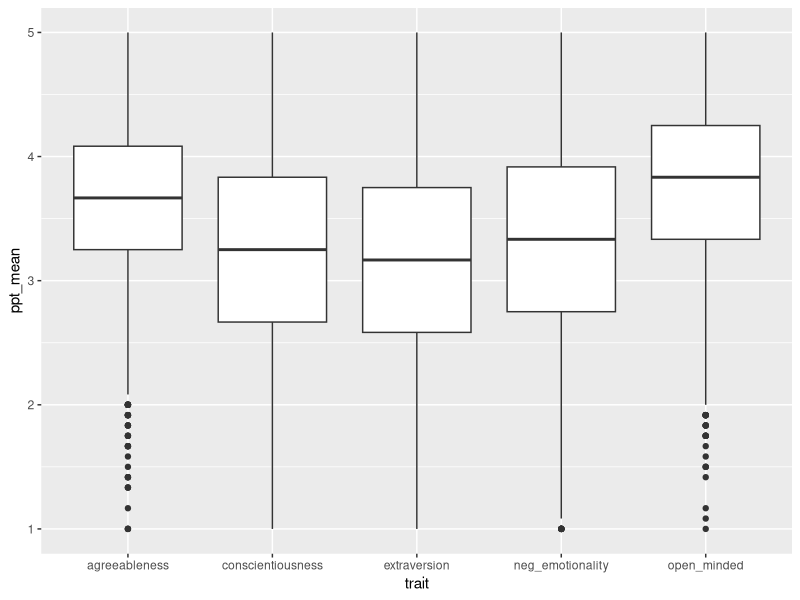
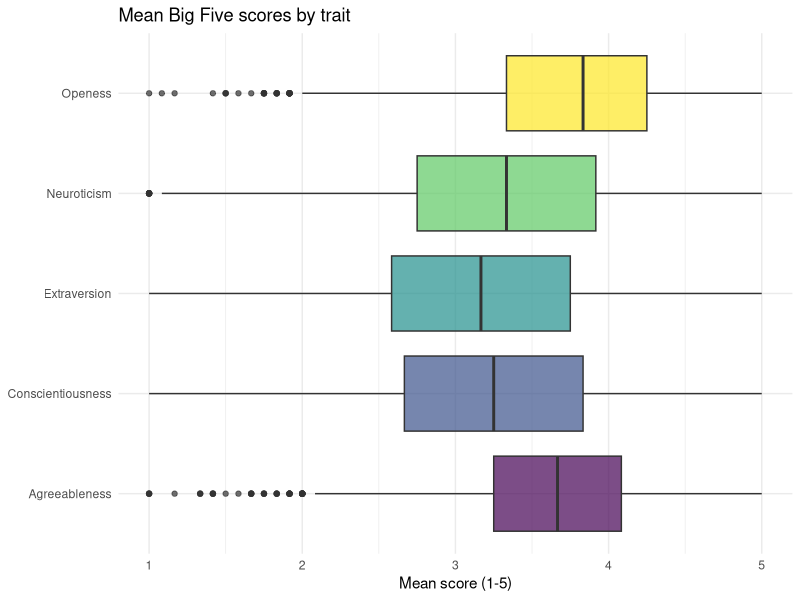
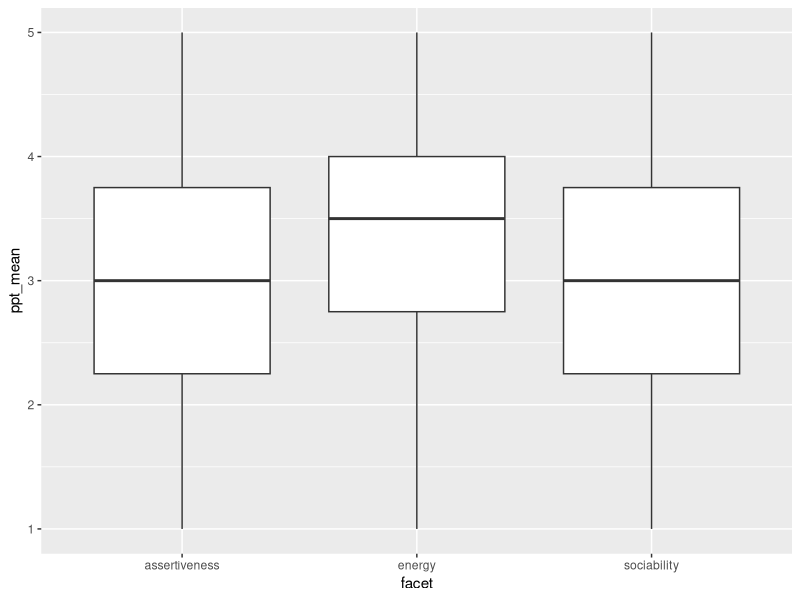

Reproduce these figures in R, in order.
## ---- chunk 1
library(tidyverse)
big5 <- read_csv("data/big5/big5_data.csv")
scoring <- read_csv("data/big5/scoring.csv")
codebook <- read_csv("data/big5/code_book.csv")
## ---- chunk 2
big5 %>%
  select(1:10) %>%
  head()
## ---- chunk 3
big5_long <- big5 %>%
  pivot_longer(cols = Q4_1:Q4_60, 
               names_to = "item", 
               values_to = "response") 
## ---- chunk 4
join1 <- big5_long %>%
  inner_join(codebook, 
             by = "item")
## ---- chunk 5
join1 %>%
  head()
## ---- chunk 6
full_dat <- big5_long%>%
  inner_join(codebook, by = "item") %>%
  inner_join(scoring, by = c("response", "direction"))
## ---- chunk 7
trait_scores <- full_dat%>%
  group_by(ResponseId, trait) %>%
  summarise(ppt_mean = mean(score),
            ppt_sd = sd(score),
            n = n()) 
## ---- chunk 8
trait_scores %>%
  head(5)
## ---- chunk 9
ggplot(data = trait_scores, aes(x = trait, y = ppt_mean)) +
  geom_boxplot()
## ---- chunk 10
ggplot(data = trait_scores, aes(x = trait, y = ppt_mean, fill = trait)) +
  geom_boxplot(alpha = .7) +
  guides(fill = "none") +
  theme_minimal() +
  coord_flip() +
  labs(title = "Mean Big Five scores by trait",
       x = NULL,
       y = "Mean score (1-5)") +
  scale_x_discrete(labels = c("Agreeableness", 
                              "Conscientiousness",
                              "Extraversion",
                              "Neuroticism",
                              "Openess")) +
  scale_fill_viridis_d(option = "D")
## ---- chunk 11
trait_means <- trait_scores %>%
  group_by(trait) %>%
  summarise(trait_mean = mean(ppt_mean),
            trait_sd = sd(ppt_mean),
            n = n()) 
## ---- chunk 12
trait_means
## ---- chunk 13
extra_data <- full_dat %>%
  filter(trait == "extraversion")
## ---- chunk 14
facet_scores <- extra_data %>%
  group_by(ResponseId, facet)%>%
  summarise(ppt_mean = mean(score),
            ppt_sd = sd(score),
            n = n()) 
## ---- chunk 15
ggplot(facet_scores, aes(x = facet, y = ppt_mean)) +
  geom_boxplot()
## ---- chunk 16
facet_means <- facet_scores %>%
  group_by(facet) %>%
  summarise(facet_mean = mean(ppt_mean),
            facet_sd = sd(ppt_mean),
            n = n()) 
## ---- chunk 17
facet_means
